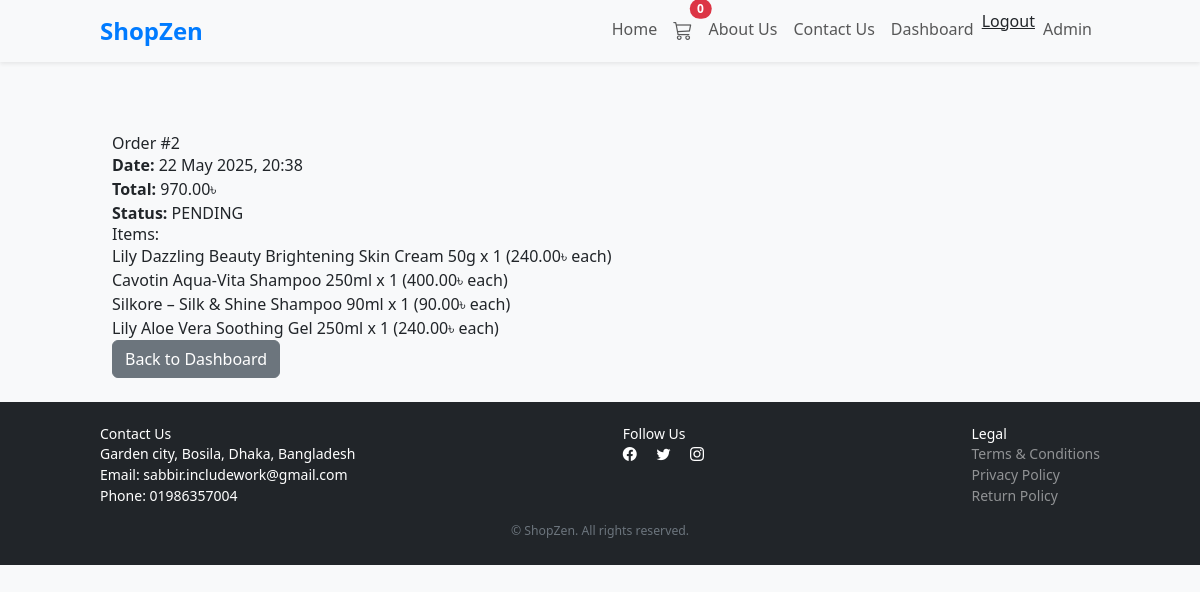
The page /order/2/ (signed in) on the database its author committed.
### shop/models.py (models this page shows, shortened)
class Order(models.Model):
    STATUS_CHOICES = [
        ("PENDING", "Pending"),
        ("PAID", "Paid"),
        ("FAILED", "Failed"),
    ]
    user        = models.ForeignKey(settings.AUTH_USER_MODEL, on_delete=models.CASCADE)
    tran_id     = models.CharField(max_length=255, blank=True, null=True)  # transaction id
    status      = models.CharField(max_length=10, choices=STATUS_CHOICES, default="PENDING")
    total       = models.DecimalField(max_digits=12, decimal_places=2)
    created_at  = models.DateTimeField(auto_now_add=True)
    payment_method = models.CharField(max_length=50, blank=True, null=True)
    bkash_number = models.CharField(max_length=20, blank=True, null=True)

class OrderItem(models.Model):
    order           = models.ForeignKey(Order, on_delete=models.CASCADE, related_name="items")
    product         = models.ForeignKey(Product, on_delete=models.CASCADE)
    quantity        = models.PositiveIntegerField(default=1)
    price_at_order  = models.DecimalField(max_digits=10, decimal_places=2)

class Product(models.Model):
    name = models.CharField(max_length=200)
    slug = models.SlugField(unique=True)
    short_description = models.TextField(blank=True)
    new_price = models.DecimalField(max_digits=10, decimal_places=2)
    old_price = models.DecimalField(max_digits=10, decimal_places=2, blank=True, null=True)
    is_new = models.BooleanField(default=False)
    stock = models.PositiveIntegerField(default=0)
    image = models.ImageField(upload_to='products/')

### shop/views.py (the view)
# urls.py: path('order/<int:order_id>/', views.order_detail, name='order_detail'),
@login_required
def order_detail(request, order_id):
    order = get_object_or_404(Order, id=order_id, user=request.user)
    return render(request, "shop/order_detail.html", {"order": order})

### shop/templates/shop/order_detail.html (shortened to what this page needs)
{% extends "shop/base.html" %}
{% block content %}
<div class="container mt-4">
    <h2>Order #{{ order.id }}</h2>
    <p><strong>Date:</strong> {{ order.created_at|date:"d M Y, H:i" }}</p>
    <p><strong>Total:</strong> {{ order.total }}৳</p>
    <p><strong>Status:</strong> {{ order.status|default:"Pending" }}</p>
    <h4>Items:</h4>
    <ul>
        {% for item in order.items.all %}
            <li>{{ item.product.name }} x {{ item.quantity }} ({{ item.price_at_order }}৳ each)</li>
        {% endfor %}
    </ul>
    <a href="{% url 'shop:dashboard' %}" class="btn btn-secondary">Back to Dashboard</a>
</div>
{% endblock %}

### shop/static/shop/css/styles.css (style rules this page uses)
body { background-color: #f8f9fa; font-family: 'Segoe UI', Tahoma, Geneva, Verdana, sans-serif; }

### shop/templates/shop/base.html (style rules this page uses)
body { padding-top: 70px; }

### rows shown on the page
Order: id "2", created_at "22 May 2025, 20:38", total "970.00", status "PENDING"
OrderItem: product.name "Lily Dazzling Beauty Brightening Skin Cream 50g", quantity "1", price_at_order "240.00"
OrderItem: product.name "Cavotin Aqua-Vita Shampoo 250ml", quantity "1", price_at_order "400.00"
OrderItem: product.name "Silkore – Silk & Shine Shampoo 90ml", quantity "1", price_at_order "90.00"
OrderItem: product.name "Lily Aloe Vera Soothing Gel 250ml", quantity "1", price_at_order "240.00"
